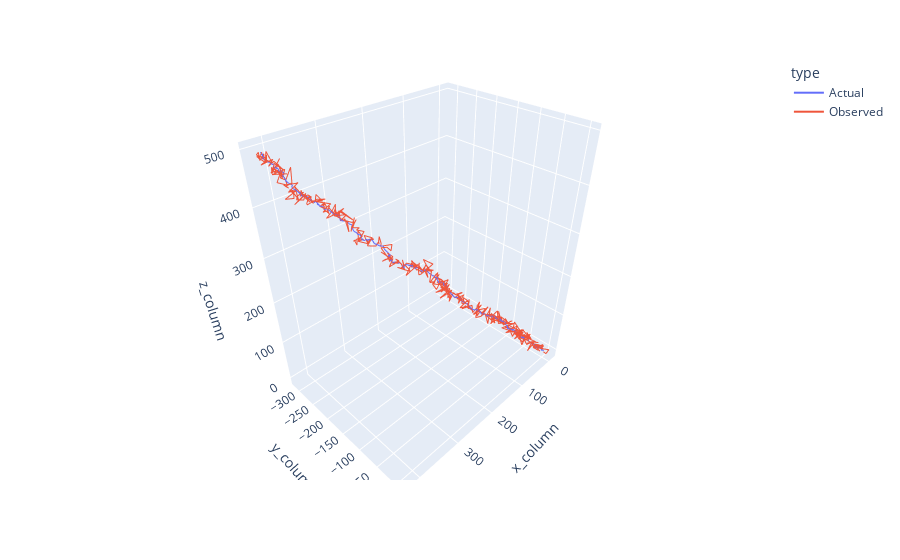

The notebook cell saved with this chart:
### Code cell
# plotting actual and observed trajectories
combinedPos = true_state_list + observed_list
true_measured =  ['Actual']*len(true_state_list) + ['Observed']*len(observed_list) 
dataFrame = {'x_column' : [v[0] for v in combinedPos], 'y_column' : [v[1] for v in combinedPos], 'z_column' : [v[2] for v in combinedPos], 'type' : true_measured}
fig = px.line_3d(dataFrame, x='x_column', y='y_column', z='z_column', color='type')
fig.show()
fig.write_html("q1a.html")

### Figure 1 — Plotly figure (JSON) as saved in the notebook; plotly's stock layout.template omitted (floating-point values rounded to 4 significant figures; data arrays with more than 128 entries replaced by an {"elided": "..."} marker saying what was removed)
{"data": [{"hovertemplate": "type=Actual<br>x_column=%{x}<br>y_column=%{y}<br>z_column=%{z}<extra></extra>", "legendgroup": "Actual", "line": {"color": "#636efa", "dash": "solid"}, "marker": {"symbol": "circle"}, "mode": "lines", "name": "Actual", "scene": "scene", "showlegend": true, "type": "scatter3d", "x": {"elided": "501 float values"}, "y": {"elided": "501 float values"}, "z": {"elided": "501 float values"}}, {"hovertemplate": "type=Observed<br>x_column=%{x}<br>y_column=%{y}<br>z_column=%{z}<extra></extra>", "legendgroup": "Observed", "line": {"color": "#EF553B", "dash": "solid"}, "marker": {"symbol": "circle"}, "mode": "lines", "name": "Observed", "scene": "scene", "showlegend": true, "type": "scatter3d", "x": {"elided": "501 float values"}, "y": {"elided": "501 float values"}, "z": {"elided": "501 float values"}}], "layout": {"legend": {"title": {"text": "type"}, "tracegroupgap": 0}, "margin": {"t": 60}, "scene": {"domain": {"x": [0, 1], "y": [0, 1]}, "xaxis": {"title": {"text": "x_column"}}, "yaxis": {"title": {"text": "y_column"}}, "zaxis": {"title": {"text": "z_column"}}}}}
